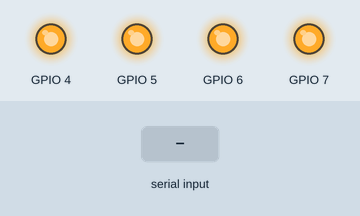
Recording of a program running on a simulated ESP32-C3. On the bench: output pins drawn as LEDs (lit = HIGH). The inputs (shaded band) are chosen by the test bench. What the program prints to the serial monitor is not drawn.

Above: at 1.2 s.
1.3 s: "L90\n" received over Serial
At 2.2 s:
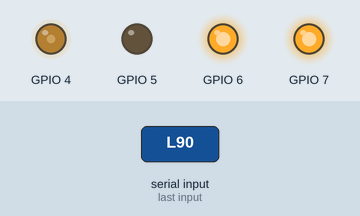
2.8 s: "R90\n" received over Serial
At 3.4 s:
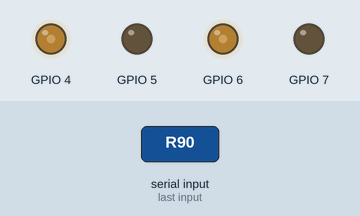
4.3 s: "B 45\n" received over Serial
At 5.5 s:
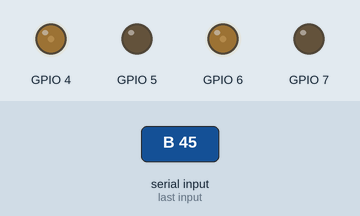
5.8 s: "S\n" received over Serial
At 6.8 s:
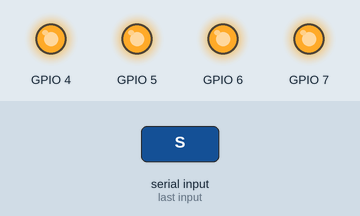
7.3 s: "C\n" received over Serial
At 8.0 s:
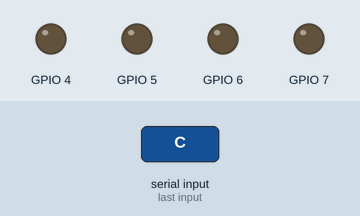
8.8 s: "L 45\n" received over Serial
At 9.1 s:
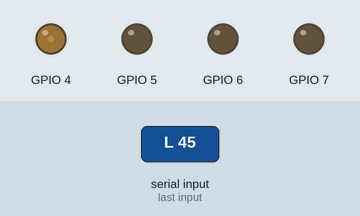
Timing chart, 0 to 11.3 s (numbered marks = the images above; inputs shaded):
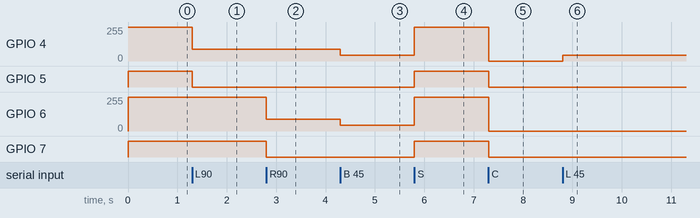

The program:

main.cpp
```cpp
#include <Arduino.h>

#include "Drv8833.h"

namespace {

Drv8833 motors;
char line[32];
size_t lineLen = 0;

const char* skipSpace(const char* text) {
  while (*text == ' ' || *text == '\t') {
    ++text;
  }
  return text;
}

void printUsage() {
  Serial.println("L <speed>  左足 -255..255");
  Serial.println("R <speed>  右足 -255..255");
  Serial.println("B <speed>  両足 -255..255");
  Serial.println("S          ブレーキ停止");
  Serial.println("C          惰性停止");
}

void confirm(const char* label, int speed) {
  Serial.print(label);
  Serial.println(speed);
}

void handleCommand(const char* text) {
  text = skipSpace(text);
  if (*text == '\0') {
    return;
  }

  const char cmd = toupper(static_cast<unsigned char>(*text));
  const char* args = skipSpace(text + 1);

  if (cmd == 'S' && *args == '\0') {
    motors.stopAll();
    Serial.println("ブレーキ停止");
    return;
  }
  if (cmd == 'C' && *args == '\0') {
    motors.coast(MotorId::Left);
    motors.coast(MotorId::Right);
    Serial.println("惰性停止");
    return;
  }

  if (cmd == 'L' || cmd == 'R' || cmd == 'B') {
    char* end = nullptr;
    const long parsed = strtol(args, &end, 10);
    if (end == args || *skipSpace(end) != '\0') {
      printUsage();
      return;
    }
    int speed = static_cast<int>(parsed);
    if (speed > 255) {
      speed = 255;
    } else if (speed < -255) {
      speed = -255;
    }

    if (cmd == 'L') {
      motors.drive(MotorId::Left, speed);
      confirm("左足: ", speed);
    } else if (cmd == 'R') {
      motors.drive(MotorId::Right, speed);
      confirm("右足: ", speed);
    } else {
      motors.drive(MotorId::Left, speed);
      motors.drive(MotorId::Right, speed);
      confirm("両足: ", speed);
    }
    return;
  }

  printUsage();
}

}  // namespace

void setup() {
  motors.begin();
  Serial.begin(115200);
  printUsage();
}

void loop() {
  while (Serial.available() > 0) {
    const char c = Serial.read();
    if (c == '\n' || c == '\r') {
      if (lineLen > 0) {
        line[lineLen] = '\0';
        handleCommand(line);
        lineLen = 0;
      }
      continue;
    }
    if (lineLen < sizeof(line) - 1) {
      line[lineLen++] = c;
    }
  }
}
```

Drv8833.h
```cpp
#pragma once

#include <stdint.h>

enum class MotorId {
  Left,
  Right,
};

class Drv8833 {
 public:
  void begin();
  void drive(MotorId motor, int speed);
  void brake(MotorId motor);
  void coast(MotorId motor);
  void stopAll();

 private:
  static constexpr int kSpeedMax = 255;
  static constexpr uint32_t kPwmHz = 20000;
  static constexpr uint8_t kPwmBits = 8;

  void writePins(MotorId motor, uint32_t in1Duty, uint32_t in2Duty);
};
```

Drv8833.cpp
```cpp
#include "Drv8833.h"

#include <Arduino.h>

#include "pins.h"

namespace {

struct MotorPins {
  int in1;
  int in2;
  uint8_t ch1;
  uint8_t ch2;
};

MotorPins pinsFor(MotorId motor) {
  if (motor == MotorId::Left) {
    return {kLeftIn1, kLeftIn2, 0, 1};
  }
  return {kRightIn1, kRightIn2, 2, 3};
}

}  // namespace

void Drv8833::begin() {
  const MotorPins motors[] = {pinsFor(MotorId::Left), pinsFor(MotorId::Right)};
  for (const MotorPins& motor : motors) {
    ledcSetup(motor.ch1, kPwmHz, kPwmBits);
    ledcAttachPin(motor.in1, motor.ch1);
    ledcSetup(motor.ch2, kPwmHz, kPwmBits);
    ledcAttachPin(motor.in2, motor.ch2);
  }
  stopAll();
}

void Drv8833::drive(MotorId motor, int speed) {
  if (speed > kSpeedMax) {
    speed = kSpeedMax;
  } else if (speed < -kSpeedMax) {
    speed = -kSpeedMax;
  }

  if (speed > 0) {
    writePins(motor, speed, 0);
  } else if (speed < 0) {
    writePins(motor, 0, static_cast<uint32_t>(-speed));
  } else {
    brake(motor);
  }
}

void Drv8833::brake(MotorId motor) {
  writePins(motor, kSpeedMax, kSpeedMax);
}

void Drv8833::coast(MotorId motor) {
  writePins(motor, 0, 0);
}

void Drv8833::stopAll() {
  brake(MotorId::Left);
  brake(MotorId::Right);
}

void Drv8833::writePins(MotorId motor, uint32_t in1Duty, uint32_t in2Duty) {
  const MotorPins pins = pinsFor(motor);
  ledcWrite(pins.ch1, in1Duty);
  ledcWrite(pins.ch2, in2Duty);
}
```

pins.h
```cpp
#pragma once

constexpr int kLeftIn1 = 4;
constexpr int kLeftIn2 = 5;
constexpr int kRightIn1 = 6;
constexpr int kRightIn2 = 7;
```

Measured:
- after the input at 1.3 s, GPIO 4: 255/255 → 90/255 at once; GPIO 5: HIGH → LOW at once
- after the input at 2.8 s, GPIO 6: 255/255 → 90/255 at once; GPIO 7: HIGH → LOW at once
- after the input at 4.3 s, GPIO 4, GPIO 6: 90/255 → 45/255 at once
- after the input at 5.8 s, GPIO 4, GPIO 6: 45/255 → 255/255 at once; GPIO 5, GPIO 7: LOW → HIGH at once
- after the input at 7.3 s, GPIO 4, GPIO 6: 255/255 → 0/255 at once; GPIO 5, GPIO 7: HIGH → LOW at once
- after the input at 8.8 s, GPIO 4: 0/255 → 45/255 at once
